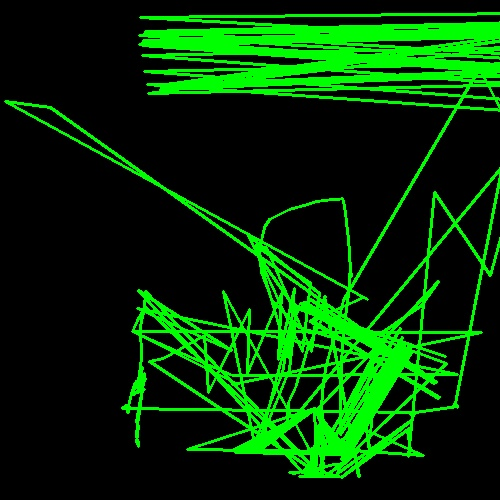
#> input picture Raspberry Pi files/raspberry_pi_files/test_trial/IDP1.jpg, 500 x 500 px, given in place of the camera
$ python drawing2.py
#> lines starting #> are read from the running program, lines starting #| are printed output that depends on the picture; after the words box and inside, x2 and y2 are one past the last pixel; in counts of white or black regions, pixels touching at a corner belong together
import cv2
import numpy as np

# Initialize the video capture object for webcam
cap = cv2.VideoCapture(0)

# Create a list to store the detected coordinates
detected_coordinates = []

background_color = (251, 243, 251)

# Create a blank image of size 500x500 and 3 channels (RGB)
#img = np.zeros((500, 500, 3), np.uint8)

img = np.full((500, 500, 3),background_color, dtype=np.uint8)
while True:
    # Read the frame from the webcam
    ret, frame = cap.read()
#> frame is the input picture: shape (500, 500, 3); mean B, G, R 4.6, 51.2, 4.3

    # Calculate the center coordinates
    center_x = 251
    center_y = 249

    # Define the range of rows and columns where the mask will be applied
    start_row = center_y - 120
    end_row = center_y + 120
    start_col = center_x - 50
    end_col = center_x + 50

    # Define the lower and upper bounds for green color in HSV color space
    lower_green = np.array([40, 50, 50])  # Lower threshold for green color
    upper_green = np.array([80, 255, 255])  # Upper threshold for green color

    # Convert the frame to HSV color space
    hsv_frame = cv2.cvtColor(frame, cv2.COLOR_BGR2HSV)
#> hsv_frame: shape (500, 500, 3); mean H, S, V 30.1, 112.3, 51.5

    # Create a mask for the green color range
    green_mask = cv2.inRange(hsv_frame, lower_green, upper_green)
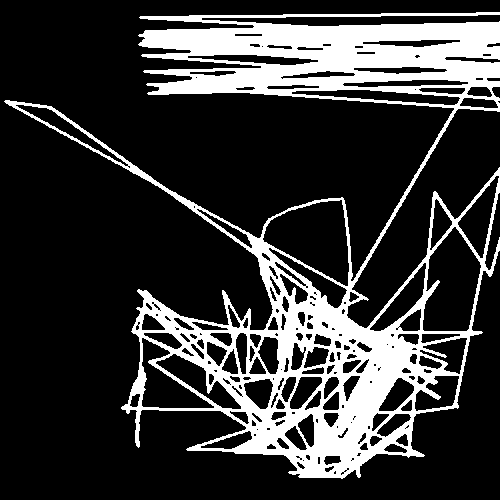
#> green_mask: shape (500, 500); 21.3% white; 1 white region, box (x1, y1, x2, y2) and area: (4, 12, 500, 479) 53156

    # Create a blank mask with the same shape as the frame
    mask = np.zeros(frame.shape[:2], dtype=np.uint8)

    # Apply the mask to the range of selected rows and columns
    mask[start_row:end_row, start_col:end_col] = green_mask[start_row:end_row, start_col:end_col]
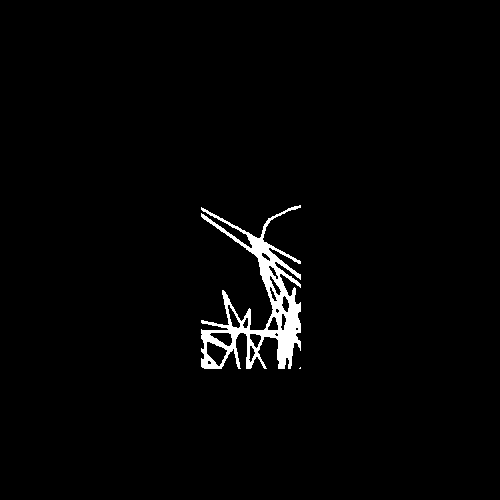
#> mask: shape (500, 500); 2% white; 2 white regions (1 under 20 px), largest, box (x1, y1, x2, y2) and area: (201, 205, 301, 369) 4985

    # Invert the mask
    inverted_mask = cv2.bitwise_not(mask)

    # Bitwise-AND with the original frame to retain the rest of the frame
    extracted_pixels = cv2.bitwise_and(frame, frame, mask=inverted_mask)
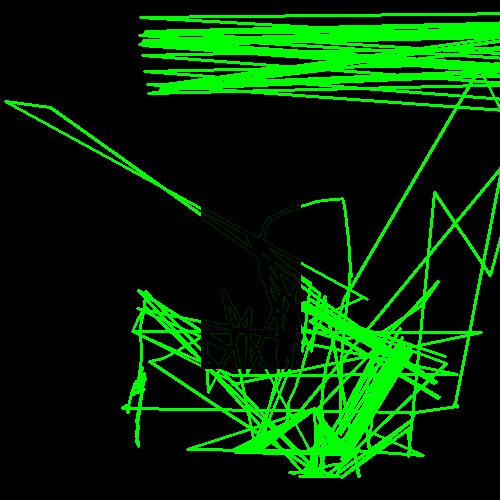
#> extracted_pixels: shape (500, 500, 3); mean B, G, R 4.1, 46.8, 3.8

    # Convert the retained frame to grayscale
    gray_frame = cv2.cvtColor(extracted_pixels, cv2.COLOR_BGR2GRAY)
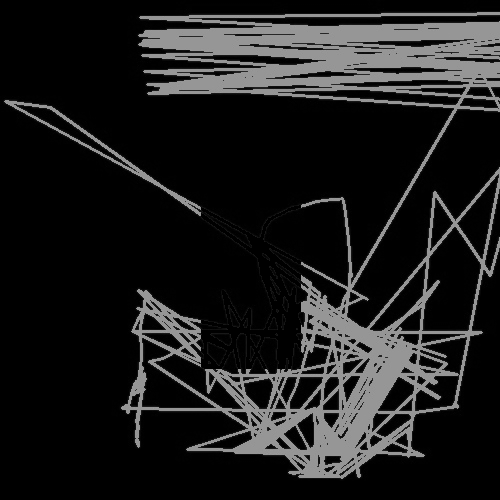
#> gray_frame: shape (500, 500); min 0, max 158, mean 29.1

    # Apply thresholding to the grayscale frame
    _, thresholded_frame = cv2.threshold(gray_frame, 200, 255, cv2.THRESH_BINARY)
#> thresholded_frame: shape (500, 500); every value is 0

    # Find contours in the thresholded frame
    contours, _ = cv2.findContours(thresholded_frame, cv2.RETR_EXTERNAL, cv2.CHAIN_APPROX_SIMPLE)
#> contours = []

    # Iterate over the contours and calculate the centers
    for contour in contours:
        # Calculate the center of the contour
        M = cv2.moments(contour)
        if M['m00'] != 0:
            cx = int(M['m10'] / M['m00'])
            cy = int(M['m01'] / M['m00'])
            # Check the contour area to filter based on size
            if cv2.contourArea(contour) > 150:  # Adjust the size threshold as needed
                detected_coordinates.append((cx, cy))
                cv2.circle(frame, (cx, cy), 3, (0, 0, 255), -1)  # Draw a red circle at the center
                cv2.putText(frame, f"({cx}, {cy})", (cx + 5, cy - 5), cv2.FONT_HERSHEY_SIMPLEX, 0.5, (0, 0, 255), 2)
#> this loop made 0 passes
#> after the loop, detected_coordinates = []

   # Display the frame
    cv2.imshow('Webcam', frame)
     # Exit the loop if 'q' is pressed
    if cv2.waitKey(1) == ord('q'):
#> (key q is pressed here)
        break
for i in range(1,len(detected_coordinates)):
 cv2.line(img,detected_coordinates[i-1], detected_coordinates[i], (0, 255, 0), 2)

 cv2.imshow('Flipped Line Image', img)
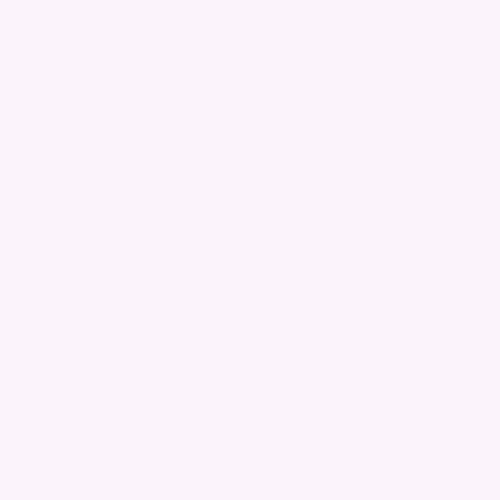
#> img: shape (500, 500, 3); mean of channels 0, 1, 2 251, 243, 251; drawn as B, G, R
 # Specify the file path and name for saving the image
image_path = '/home/khaled/Desktop/test_trial/latest.jpg'  # Change the path to your desired desktop location

# Save the 'img' file as a JPG image
cv2.imwrite(image_path, img)

img_saved = cv2.imread(image_path)


img_flipped = cv2.flip(img_saved,-1)

cv2.imwrite(image_path,img_flipped)


# Release the resources and close the windows
cap.release()
cv2.destroyAllWindows()

$ run again, on Raspberry Pi files/raspberry_pi_files/test_trial/draw.jpg
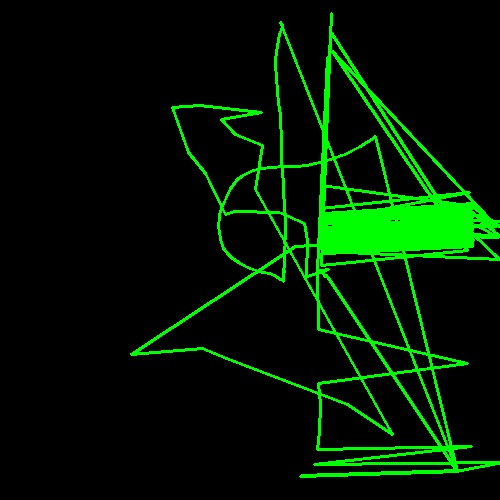
#> input picture Raspberry Pi files/raspberry_pi_files/test_trial/draw.jpg, 500 x 500 px, given in place of the camera
#> frame is the input picture: shape (500, 500, 3); mean B, G, R 2.6, 23.7, 2.5
#> hsv_frame: shape (500, 500, 3); mean H, S, V 21.4, 77.1, 24
#> `green_mask = cv2.inRange(hsv_frame, lower_green, upper_green)`:
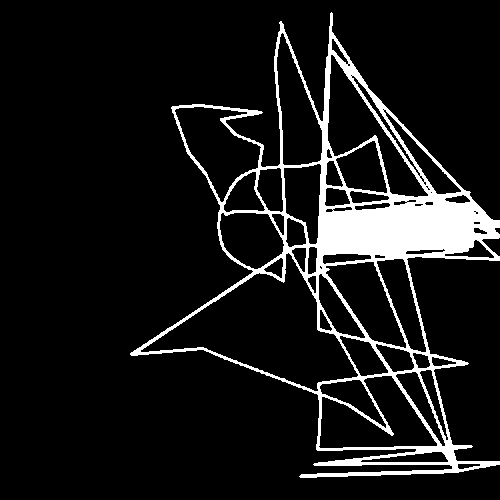
#> green_mask: shape (500, 500); 9.7% white; 1 white region, box (x1, y1, x2, y2) and area: (130, 12, 500, 478) 24277
#> mask: shape (500, 500); 1% white; 2 white regions, box (x1, y1, x2, y2) and area: (201, 129, 301, 310) 2338, (201, 347, 258, 369) 168
#> `gray_frame = cv2.cvtColor(extracted_pixels, cv2.COLOR_BGR2GRAY)`:
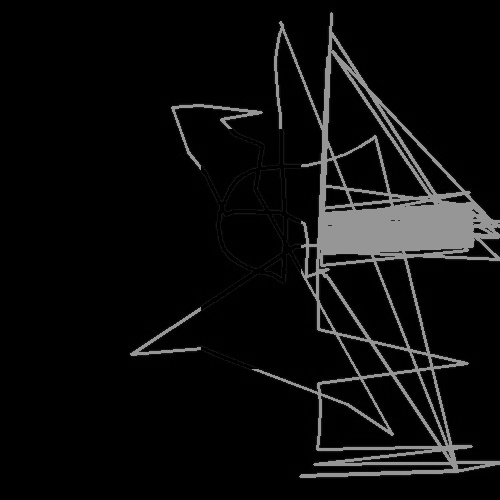
#> gray_frame: shape (500, 500); min 0, max 158, mean 13.6
#> thresholded_frame: shape (500, 500); every value is 0
#> contours = []
